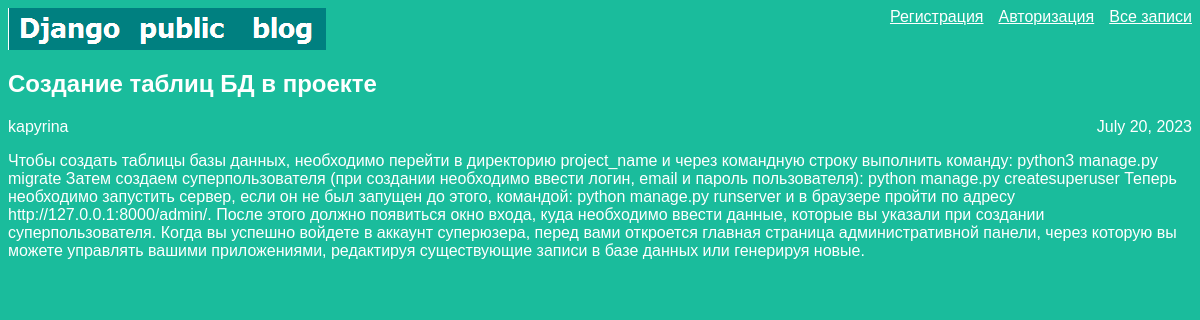
The app's page /article/1 with its own data.
### articles/models.py (models this page shows, shortened)
class Article(models.Model):
    title = models.CharField(max_length=200)
    author = models.ForeignKey(User, on_delete=models.CASCADE)
    text = models.TextField()
    created_date = models.DateField(auto_now_add=True)

### articles/views.py (the view)
# urls.py: re_path(r'^article/(?P<article_id>\d+)$', views.get_article, name='get_article'),
def get_article(request, article_id):
	try:
		post = Article.objects.get(id=article_id)
		return render(request, 'article.html', {"post": post})
	except Article.DoesNotExist:
		raise Http404

### articles/templates/article.html (shortened to what this page needs)
<!DOCTYPE html>
<html>
    <head>
        <link rel="stylesheet" href="{{ STATIC_URL }}/static/article.css">
    </head>
    <body class="article">
        {% if request.user.is_authenticated %}
        <div class="links">
            Добро пожаловать, {{ user.username }}
            <a href="/">
                Все записи
            </a>
            <a href="/article/new">
                Создать статью
            </a>
            <a href="http://127.0.0.1:8000/admin/logout/">
                Выход из аккаунта
            </a>
        </div>
        {% else %}
        <div class="links">
            <a href="/">
                Все записи
            </a>
            <a href="/user/login">
                Авторизация
            </a>
            <a href="/user/new">
                Регистрация
            </a>
        </div>
        {% endif %}
        <div class="header">
            <img src="{{ STATIC_URL }}/static/logo.png"/>
        </div>
        <h2 class="post-title">
            {{ post.title }}
        </h2>
        <div class="article-info">
            <div class="article-author">
               {{ post.author.username }}
            </div>
            <div class="article-created-date">
               {{ post.created_date }}
           </div>
        </div>
        <p class="article-text">
            {{ post.text }}
        </p>
    </body>
</html>

### articles/static/article.css (style rules this page uses)
body { background: #1abc9c; font-family: Tahoma, Arial, sans-serif; color: #ffffff; }
a { color: #ffffff; }
.links a { margin-left: 15px; float: right; }
.header img { display: block; width: 318px; }
.article-author { width: 50%; float: left; }
.article-created-date { text-align: right; }

### records on screen
Article: title "Создание таблиц БД в проекте", author.username "kapyrina", created_date "July 20, 2023", text "Чтобы создать таблицы базы данных, необходимо перейти в директорию project_name и через командную строку выполнить команду: python3 manage.py migrate Затем создаем суперпользователя (при создании необходимо ввести логин, email и пароль пользователя): python manage.py createsuperuser Теперь необходимо запустить сервер, если он не был запущен до этого, командой: python manage.py runserver и в браузере пройти по адресу http://127.0.0.1:8000/admin/. После этого должно появиться окно входа, куда необходимо ввести данные, которые вы указали при создании суперпользователя. Когда вы успешно войдете в аккаунт суперюзера, перед вами откроется главная страница административной панели, через которую вы…"
